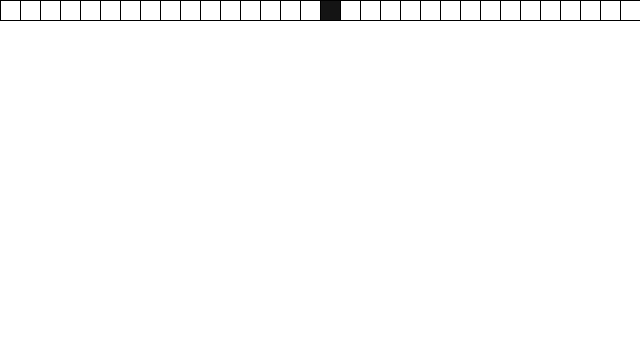
Frame 1 (no input)
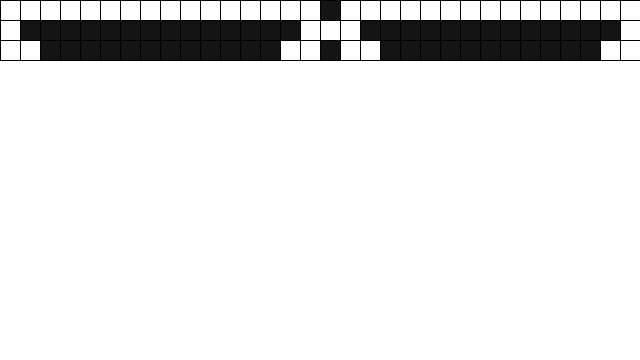
Frame 60 (the mouse pressed at the canvas centre just before this capture)
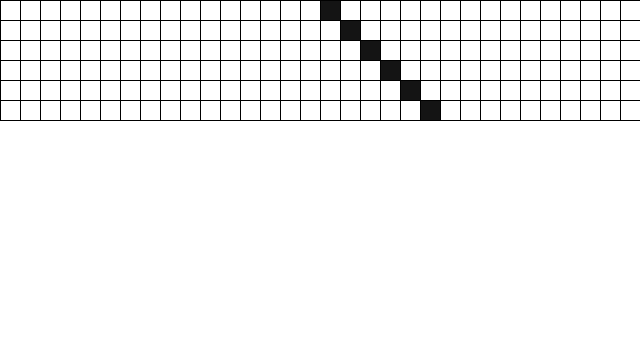
Frame 120 (the mouse held since frame 60 and released just before this capture)

The Processing sketch that drew these frames (run headless with seeded random() and noise(); from frame 60 on, the mouse is pressed at the canvas centre):

// Processing sketch: Wolfram
// ── Wolfram.pde

WolframCA wolfram;

void setup() {
  size(640, 360);
  background(255);
  int[] ruleset = {0, 0, 1, 1, 0, 1, 0, 1};
  wolfram = new WolframCA(ruleset);
  wolfram.begin();
  
  frameRate(10);
}

void draw() {
  wolfram.display();
  wolfram.generate();

  if (wolfram.isDone()) {
    background(255);
    wolfram.restart();
  }
}
// ── WolframCA.pde
class WolframCA {
  int[] cells;
  int scale;
  int generation;
  int[] ruleset;

  WolframCA(int[] r) {
    ruleset = r;
    generation = 0;
    scale = 20;
    cells = new int[width/scale];

    begin();
  }

  void begin() {
    //clear cells to 0 and set the middle to 1
    for (int i = 0; i < cells.length; i++) {
      cells[i] = 0;
    }
    cells[cells.length/2] = 1;
    generation = 0;
  }

  void display() {
    //noStroke();
    for (int i = 0; i < cells.length; i++) {
      if (cells[i] == 0) 
        fill(255);
      else
        fill(20);
      //draw circles
      //ellipse(scale*i, scale*generation, scale, scale);
     //draw rectangles
     rect(scale*i, scale*generation, scale, scale);
  
  }
  }

  void generate() {
    int[] nextGen = new int[cells.length];
    for (int i = 1; i < cells.length-1; i++) {
      int left = cells[i-1];
      int me = cells[i];
      int right = cells[i+1];
      nextGen[i] = giveMeRule(left, me, right); // find next generation one by one
    }
    cells = nextGen;  // set the cell to nextGen
    generation++;  // increment generation
  }

  int giveMeRule(int l, int m, int r) {
    if (l == 0 && m == 0 && r == 0) return ruleset[0];
    if (l == 0 && m == 0 && r == 1) return ruleset[1];
    if (l == 0 && m == 1 && r == 0) return ruleset[2];
    if (l == 0 && m == 1 && r == 1) return ruleset[3];
    if (l == 1 && m == 0 && r == 0) return ruleset[4];
    if (l == 1 && m == 0 && r == 1) return ruleset[5];
    if (l == 1 && m == 1 && r == 0) return ruleset[6];
    if (l == 1 && m == 1 && r == 1) return ruleset[7];
    return 0;
  }

  boolean isDone() {
    if (generation > height/scale)
      return true;
    else
      return false;
  }

  void restart() {
    begin();
    randomizeRule();
  }
  
  void randomizeRule() {
    for (int i = 0; i < ruleset.length; i++) {
      ruleset[i] = int(random(2));
    }
    //int randomIndex = int(random(9));
    //cells[randomIndex] = 1;
  }
}
